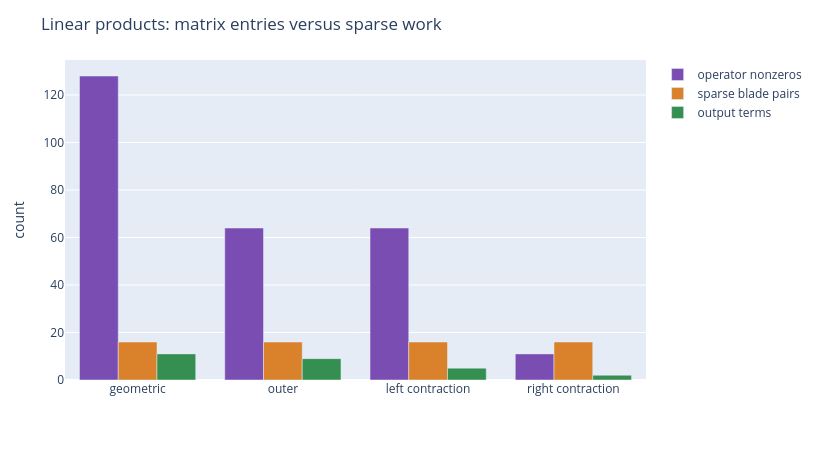

Notebook code cell kept with this figure:
### Markdown cell above
## The Sparse List Of Basis Blades Approach

The dense matrix view is clean, but it pays for every coordinate whether the input uses it or not. The sparse list approach stores only nonzero weighted basis blades. A product is a double loop over the nonzero terms of the left and right multivectors. Each pair calls the basis-blade product routine and accumulates like terms.

This is not yet the fastest possible implementation. It still performs dynamic loops, dictionary accumulation, and simplification. But it has the right shape for geometric algebra data: blades often live in one grade, rotors often live in even grades, and many model-specific objects have only a few coordinates. A dense `32 x 32` product matrix in 5D has 1024 scalar entries. A product of two four-term sparse multivectors checks only 16 basis pairs.

Chapter 22 will push this further through specialization and code generation. Here we stop at the conceptual bridge: the sparse product and the dense operator matrix are two implementations of the same linear product, and they should agree exactly up to floating-point roundoff.

### Code cell
ga5 = LinearProductAlgebra.from_signature((1, 1, 1, 1, 1), names=("e1", "e2", "e3", "e4", "e5"))
A5_sparse = {0: 1.0, 0b00001: 1.5, 0b00110: -0.75, 0b11000: 0.4}
B5_sparse = {0b00010: -1.2, 0b00100: 0.9, 0b01001: 0.6, 0b11100: -0.35}
A5 = ga5.sparse_to_dense(A5_sparse)
B5 = ga5.sparse_to_dense(B5_sparse)

A5_matrix_product = ga5.left_operator_matrix(A5, kind="geometric") @ B5
A5_sparse_product = ga5.sparse_to_dense(ga5.sparse_product(A5_sparse, B5_sparse, kind="geometric"))
assert np.allclose(A5_matrix_product, A5_sparse_product)

profile_rows = operation_profile_rows(ga5, A5, B5)
storage_rows = storage_growth_rows(max_dimension=10, active_terms=len(A5_sparse))
profile_path = save_json(profile_rows, TABLES / "sparse-operation-profile.json")
storage_path = save_json(storage_rows, TABLES / "storage-growth.json")
profile_figure_path = save_plotly_html(
    operation_profile_figure(profile_rows),
    FIGURES / "sparse-operation-profile.html",
)
storage_figure_path = save_plotly_html(
    storage_growth_figure(storage_rows),
    FIGURES / "storage-growth.html",
)

display(Markdown(markdown_table(profile_rows, ["kind", "matrix_nonzeros", "matrix_density", "sparse_pairs_checked", "output_terms"])))
print(rel(profile_path))
print(rel(storage_path))
print(rel(profile_figure_path))
print(rel(storage_figure_path))
operation_profile_figure(profile_rows)

### Figure 1 — Plotly figure (JSON) as saved in the notebook; plotly's stock layout.template omitted (floating-point values rounded to 4 significant figures)
{"data": [{"marker": {"color": "#7a4db3"}, "name": "operator nonzeros", "type": "bar", "x": ["geometric", "outer", "left contraction", "right contraction"], "y": [128, 64, 64, 11]}, {"marker": {"color": "#d9822b"}, "name": "sparse blade pairs", "type": "bar", "x": ["geometric", "outer", "left contraction", "right contraction"], "y": [16, 16, 16, 16]}, {"marker": {"color": "#348f50"}, "name": "output terms", "type": "bar", "x": ["geometric", "outer", "left contraction", "right contraction"], "y": [11, 9, 5, 2]}], "layout": {"barmode": "group", "height": 450, "margin": {"b": 70, "l": 65, "r": 25, "t": 60}, "title": {"text": "Linear products: matrix entries versus sparse work"}, "width": 820, "yaxis": {"title": {"text": "count"}}}}
